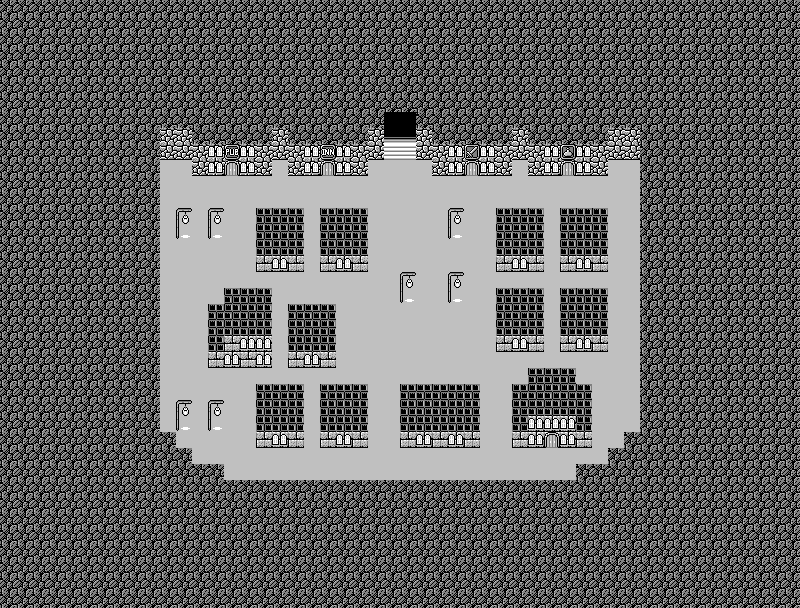

The image is a tile-based game level rendered from a .tmx file. Its description and source (layers, tilesets, objects; grid data summarised) follow:
An orthogonal 50x38 tile map with 16x16 px tiles, 2 tile layers (Tile Layer 1, Tile Layer 2), 2 tilesets and 29 objects (15x Character, 7x Event, 6x Target, Teleport Memory).

<map version="1.0" orientation="orthogonal" renderorder="right-down" width="50" height="38" tilewidth="16" tileheight="16" backgroundcolor="#808080" nextobjectid="179">
 <properties>
  <property name="bgm" value="generic_town" />
  <property name="name" value="Underground City" />
 </properties>
 <tileset firstgid="1" source="../tilesets/lower.tsx" />
 <tileset firstgid="176" source="../tilesets/upper.tsx" />
 <layer name="Tile Layer 1" width="50" height="38">
  <properties>
   <property name="z" value="0" />
  </properties>
  <data>[1900 cells, 1900 non-empty, 7 distinct tile ids]</data>
 </layer>
 <layer name="Tile Layer 2" width="50" height="38">
  <properties>
   <property name="z" value=".5" />
  </properties>
  <data>[1900 cells, 63 non-empty, 10 distinct tile ids]</data>
 </layer>
 <objectgroup name="Object Layer 1">
  <object id="134" name="npc" type="Character" x="384" y="432" width="16" height="16">
   <properties>
    <property name="appearance" value="4dir_elf" />
    <property name="face" value="NORTH" />
    <property name="onBehavior" value="this.wander()" />
    <property name="onInteract" value="speak('You don\'t look so good. Were you above ground?')" />
   </properties>
  </object>
  <object id="149" name="memory" type="Teleport Memory" x="400" y="176" width="16" height="16">
   <properties>
    <property name="displayName" value="Underground City" />
   </properties>
  </object>
  <object id="150" name="npc" type="Character" x="368" y="240" width="16" height="16">
   <properties>
    <property name="appearance" value="4dir_human_m" />
    <property name="face" value="EAST" />
    <property name="onInteract" value="speak('Humans will die in the wastelands. It\'s an invisible poison that burns off your skin.')" />
   </properties>
  </object>
  <object id="151" name="npc" type="Character" x="384" y="320" width="16" height="16">
   <properties>
    <property name="appearance" value="4dir_rat" />
    <property name="face" value="WEST" />
    <property name="onInteract" value="speak('The servants of Moloch go where they please.')" />
   </properties>
  </object>
  <object id="152" name="npc" type="Character" x="512" y="176" width="16" height="16">
   <properties>
    <property name="appearance" value="4dir_human_m" />
    <property name="face" value="SOUTH" />
    <property name="onBehavior" value="this.wander()" />
    <property name="onInteract" value="speak('Moloch is the master of the wastes. He demands we sacrifice to him or we\'ll all be destroyed.')" />
   </properties>
  </object>
  <object id="153" name="npc" type="Character" x="624" y="272" width="16" height="16">
   <properties>
    <property name="appearance" value="4dir_human_m" />
    <property name="face" value="WEST" />
    <property name="onInteract" value="speak('Mutants have a hidden city named Elan somewhere in the southeast.')" />
   </properties>
  </object>
  <object id="154" name="npc" type="Character" x="448" y="336" width="16" height="16">
   <properties>
    <property name="appearance" value="4dir_human_m" />
    <property name="face" value="SOUTH" />
    <property name="onBehavior" value="this.wander()" />
    <property name="onInteract" value="speak('Ages ago, Moloch himself destroyed EXCALIBER so that no one could use it against him.')" />
   </properties>
  </object>
  <object id="155" name="npc" type="Character" x="528" y="352" width="16" height="16">
   <properties>
    <property name="appearance" value="4dir_human_f" />
    <property name="face" value="NORTH" />
    <property name="onBehavior" value="this.wander()" />
    <property name="onInteract" value="speak('Before all the surface cities were wiped out, we traded with Sarnath in the southeast and Dagon in the northwest.')" />
   </properties>
  </object>
  <object id="156" name="npc" type="Character" x="304" y="400" width="16" height="16">
   <properties>
    <property name="appearance" value="4dir_skeleton" />
    <property name="face" value="SOUTH" />
    <property name="onBehavior" value="this.wander()" />
    <property name="onInteract" value="speak('The grand city is in ruins, but the nearby temple still stands. I hear monks live there even now.')" />
   </properties>
  </object>
  <object id="157" name="npc" type="Character" x="304" y="288" width="16" height="16">
   <properties>
    <property name="appearance" value="4dir_slime" />
    <property name="face" value="NORTH" />
    <property name="onInteract" value="speak('Be careful in the wastes! Poison will harm you each step you take unless you go prepared.')" />
   </properties>
  </object>
  <object id="158" name="npc" type="Character" x="192" y="336" width="16" height="16">
   <properties>
    <property name="appearance" value="4dir_human_f" />
    <property name="face" value="SOUTH" />
    <property name="onBehavior" value="this.wander()" />
    <property name="onInteract" value="speak('Moloch\'s base is in the crater to the southwest. The poison is strongest there.')" />
   </properties>
  </object>
  <object id="159" name="npc" type="Character" x="160" y="240" width="16" height="16">
   <properties>
    <property name="appearance" value="4dir_human_m" />
    <property name="face" value="SOUTH" />
    <property name="onInteract" value="speak('Moloch arrived with the destruction of the city.')" />
   </properties>
  </object>
  <object id="160" name="inn" type="Target" x="320" y="176" width="16" height="16" />
  <object id="161" name="tele" type="Event" x="320" y="160" width="16" height="16">
   <properties>
    <property name="onCollide" value="targetTele('world4/city_interior.tmx', 'inn')" />
   </properties>
  </object>
  <object id="162" name="pub" type="Target" x="224" y="176" width="16" height="16" />
  <object id="163" name="tele" type="Event" x="224" y="160" width="16" height="16">
   <properties>
    <property name="onCollide" value="targetTele('world4/city_interior.tmx', 'pub')" />
   </properties>
  </object>
  <object id="164" name="weapons" type="Target" x="464" y="176" width="16" height="16" />
  <object id="165" name="tele" type="Event" x="464" y="160" width="16" height="16">
   <properties>
    <property name="onCollide" value="targetTele('world4/city_interior.tmx', 'weapons')" />
   </properties>
  </object>
  <object id="166" name="potions" type="Target" x="560" y="176" width="16" height="16" />
  <object id="167" name="tele" type="Event" x="560" y="160" width="16" height="16">
   <properties>
    <property name="onCollide" value="targetTele('world4/city_interior.tmx', 'potions')" />
   </properties>
  </object>
  <object id="168" name="entry" type="Target" x="384" y="144" width="16" height="16" />
  <object id="169" name="tele" type="Event" x="384" y="128" width="32" height="16">
   <properties>
    <property name="onCollide" value="targetTele('world4/overworld.tmx', 'city')" />
   </properties>
  </object>
  <object id="170" name="tele" type="Event" x="544" y="432" width="16" height="16">
   <properties>
    <property name="onCollide" value="targetTele('world4/city_interior.tmx', 'house')" />
   </properties>
  </object>
  <object id="171" name="house" type="Target" x="544" y="448" width="16" height="16" />
  <object id="172" name="npc" type="Character" x="512" y="448" width="16" height="16">
   <properties>
    <property name="appearance" value="4dir_human_m" />
    <property name="face" value="SOUTH" />
    <property name="onInteract" value="speak('The man in this house lived in Sarnath, but he used to travel all over the world, even to the secret town of Elan!')" />
   </properties>
  </object>
  <object id="173" name="demon" type="Character" x="384" y="352" width="16" height="16">
   <properties>
    <property name="appearance" value="4dir_demon" />
    <property name="hide" value="return getSwitch('moloch01')" />
   </properties>
  </object>
  </objectgroup>
</map>
<!-- 3 of 29 objects omitted -->
